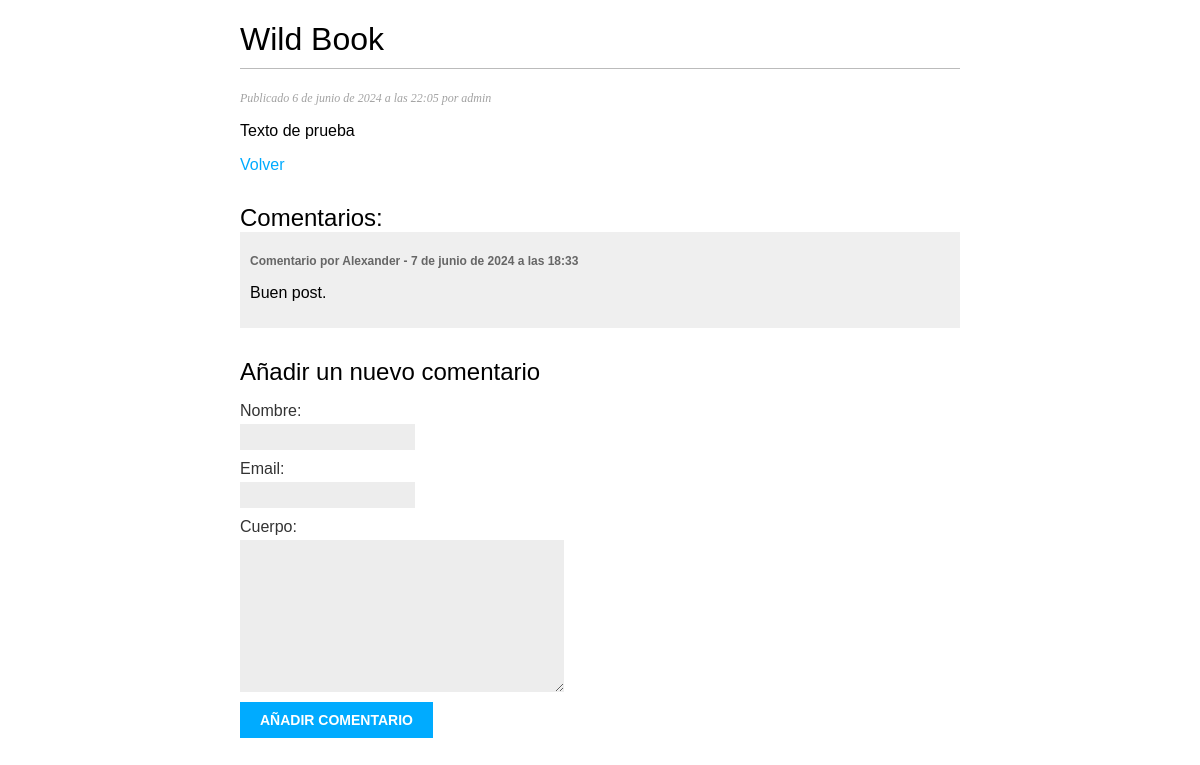
Page /blog/2024/6/6/wild-book/ on the committed database.
### blog/models.py (models this page shows, shortened)
class Post(models.Model):
    class Estado(models.TextChoices): # Enumeración de opciones de estado : Borrador y Publicado
        BORRADOR = 'BR', 'Borrador'
        PUBLICADO = 'PB', 'Publicado'
    titulo = models.CharField(max_length=250)
    slug = models.SlugField(max_length=250)
    autor = models.ForeignKey(User,
                               on_delete=models.CASCADE)
    cuerpo = models.TextField()
    fecha_publicado = models.DateTimeField(default=timezone.now)
    fecha_creado = models.DateTimeField(auto_now_add=True)
    estado = models.CharField(max_length=2,
                              choices=Estado.choices,
                              default=Estado.BORRADOR)

class Comentario(models.Model):
    post = models.ForeignKey(Post,
                             on_delete=models.CASCADE,
                             related_name='comentarios') # Relación inversa para acceder a los comentarios de un post.
    nombre = models.CharField(max_length=80)
    email = models.EmailField()
    cuerpo = models.TextField()
    fecha_creado = models.DateTimeField(auto_now_add=True)
    activo = models.BooleanField(default=True)

### blog/views.py (the view)
# urls.py: path('<int:year>/<int:month>/<int:day>/<slug:post>/',views.post_detalle,name='post_detalle'),
def post_detalle(request, year, month, day, post):
    post = get_object_or_404(Post,
                            estado=Post.Estado.PUBLICADO,
                            slug=post,
                            fecha_publicado__year=year,
                            fecha_publicado__month=month,
                            fecha_publicado__day=day)
    comentarios = post.comentarios.filter(activo=True)
    form = ComentarioForm()
    return render(request,
                  'blog/post/detalle.html',
                  {'post': post,
                   'comentarios': comentarios,
                   'form': form})

### blog/forms.py
class ComentarioForm(forms.ModelForm):
    class Meta:
        model = Comentario
        fields = ['nombre', 'email', 'cuerpo'] # Campos que se mostrarán en el formulario

### blog/templates/blog/post/detalle.html (shortened to what this page needs)
{% extends "base.html" %}
{% block content %}
    <h1>{{ post.titulo }}</h1>
    <p class="date">
        Publicado {{ post.fecha_publicado }} por {{ post.autor }}
    </p>
    {{ post.cuerpo | linebreaks }}
    <p><a href="{% url 'blog:post_lista' %}">Volver</a></p>
    <h2>Comentarios: </h2>
    {% for comentario in comentarios %}
        <div class="comment">
            <p class="info">
                Comentario por {{ comentario.nombre }} - {{ comentario.fecha_creado }}
            </p>
            {{ comentario.cuerpo|linebreaks }}
        </div>
    {% empty %}
        <p>No hay ningun comentario</p>
    {% endfor %}
    <h2>Añadir un nuevo comentario</h2>
    <form action="{% url 'blog:post_comentar' post.id %}" method="post">
        {{ form.as_p }}
        <p><input type="submit" value="Añadir comentario"></p>
    </form>
{% endblock %}

### blog/static/css/blog.css (style rules this page uses)
body { margin: 0; padding: 0; font-family: helvetica, sans-serif; }
a { color: #00abff; text-decoration: none; }
h1 { font-weight: normal; border-bottom: 1px solid #bbb; padding: 0 0 10px 0; }
h2 { font-weight: normal; margin: 30px 0 0; }
p.date { color: #a2a2a2; font-family: georgia, serif; font-size: 12px; font-style: italic; }
label { float: left; clear: both; color: #333; margin-bottom: 4px; }
input, textarea { clear: both; float: left; margin: 0 0 10px; background: #ededed; border: 0; padding: 6px 10px; font-size: 12px; }
input[type=submit] { font-weight: bold; background: #00abff; color: #fff; padding: 10px 20px; font-size: 14px; text-transform: uppercase; }
.comment { padding: 10px; }
.comment:nth-child(even) { background: #efefef; }
.comment .info { font-weight: bold; font-size: 12px; color: #666; }

### rows in the picture
Post: titulo "Wild Book", fecha_publicado "6 de junio de 2024 a las 22:05", autor "admin", cuerpo "Texto de prueba"
Comentario: nombre "Alexander", fecha_creado "7 de junio de 2024 a las 18:33", cuerpo "Buen post."
